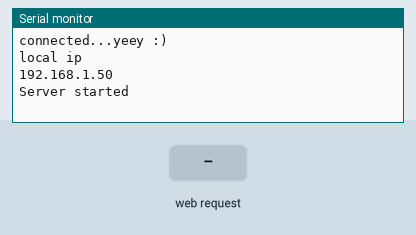
Simulated run of this sketch. Board: ESP8266 (NodeMCU). On the bench: the last lines printed to the serial monitor. Inputs (shaded band) come from the test bench. WiFi joins after 1.5 s; servers stay silent unless stated.

Above: at 2.7 s.
2.8 s: HTTP request GET /RELE1=ON received
At 4.0 s:
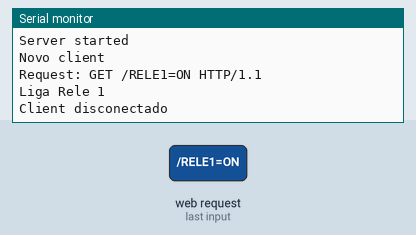
4.3 s: HTTP request GET /RELE1=OFF received
At 5.3 s:
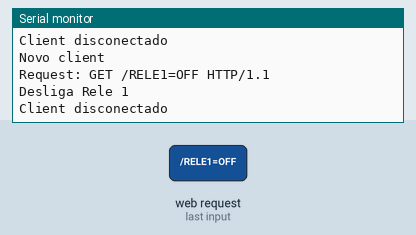

Measured:
- after the input at 2.8 s, the serial monitor: prints a new line at once (image 1)
- after the input at 4.3 s, the serial monitor: prints a new line at once (image 2)

The sketch:

NODEMCU-2-RELES.ino.ino
```cpp
#include <FS.h>                   //this needs to be first, or it all crashes and burns...

#include <ESP8266WiFi.h>          //https://github.com/esp8266/Arduino

//needed for library
#include <DNSServer.h>
#include <ESP8266WebServer.h>
#include <WiFiManager.h>          //https://github.com/tzapu/WiFiManager

WiFiServer server(80);
/**************************************************************************************
 * this example shows how to set a static IP configuration for the ESP
 * although the IP shows in the config portal, the changes will revert
 * to the IP set in the source file.
 * if you want the ability to configure and persist the new IP configuration
 * look at the FS examples, which save the config to file
 *************************************************************************************/

#define RELE_PIN_1 12 //D6
#define RELE_PIN_2 14 //D5

//default custom static IP
char static_ip[16] = "192.168.0.95";
char static_gw[16] = "192.168.0.1";
char static_sn[16] = "255.255.255.0";

void setup() {
  // put your setup code here, to run once:
  Serial.begin(115200);
  Serial.println();

  //WiFiManager
  //Local intialization. Once its business is done, there is no need to keep it around
  WiFiManager wifiManager;

  //reset settings - for testing
  //wifiManager.resetSettings();

  //set static ip
  //block1 should be used for ESP8266 core 2.1.0 or newer, otherwise use block2

  //start-block1
  IPAddress _ip,_gw,_sn;
  _ip.fromString(static_ip);
  _gw.fromString(static_gw);
  _sn.fromString(static_sn);
  //end-block1

  //start-block2
  //IPAddress _ip = IPAddress(192, 168, 0, 48);
  //IPAddress _gw = IPAddress(192, 168, 0, 1);
  //IPAddress _sn = IPAddress(255, 255, 255, 0);
  //end-block2

  wifiManager.setSTAStaticIPConfig(_ip, _gw, _sn);


  //tries to connect to last known settings
  //if it does not connect it starts an access point with the specified name
  //here  "AutoConnectAP" with password "password"
  //and goes into a blocking loop awaiting configuration
  if (!wifiManager.autoConnect("AutoConnectAP", "password")) {
    Serial.println("failed to connect, we should reset as see if it connects");
    delay(3000);
    ESP.reset();
    delay(5000);
  }

  //if you get here you have connected to the WiFi
  Serial.println("connected...yeey :)");


  Serial.println("local ip");
  Serial.println(WiFi.localIP());

  // Start the server
    server.begin();
    Serial.println("Server started");
}

void loop() {
  // Check if a client has connected
  WiFiClient client = server.available();
  if (!client) {
    return;
  }

  // Wait until the client sends some data
  Serial.println("Novo client");
  while(!client.available()){
    delay(1);
  }

  // Read the first line of the request
  String request = client.readStringUntil('\r');
  Serial.print("Request: ");
  Serial.println(request);

  client.flush();

  if (request.indexOf("/RELE1=ON") != -1)  {
    digitalWrite(RELE_PIN_1,HIGH);
    Serial.println("Liga Rele 1");
  }
  if (request.indexOf("/RELE1=OFF") != -1)  {
    digitalWrite(RELE_PIN_1,LOW);
    Serial.println("Desliga Rele 1");
  }
  if (request.indexOf("/RELE2=ON") != -1)  {
    digitalWrite(RELE_PIN_2,HIGH);
    Serial.println("Liga Rele 2");
  }
  if (request.indexOf("/RELE2=OFF") != -1)  {
    digitalWrite(RELE_PIN_2,LOW);
    Serial.println("Desliga Rele 2");
  }

  // Return the response
  client.println("HTTP/1.1 200 OK");
  client.println("Content-Type: text/html");
  client.println(""); //  do not forget this one
  client.println("<!DOCTYPE HTML>");
  client.println("<html>");


  client.println("<br><br>");
  client.println("<a href=\"/RELE1=ON\"\"><button>Rele 1 on</button></a>");
  client.println("<a href=\"/RELE1=OFF\"\"><button>Rele 1 Off </button></a><br />");
  client.println("<a href=\"/RELE2=ON\"\"><button>Rele 2 on</button></a>");
  client.println("<a href=\"/RELE2=OFF\"\"><button>Rele 2 Off </button></a><br />");
  client.println("</html>");

  delay(1);
  Serial.println("Client disconectado");
  Serial.println("");


}
```
